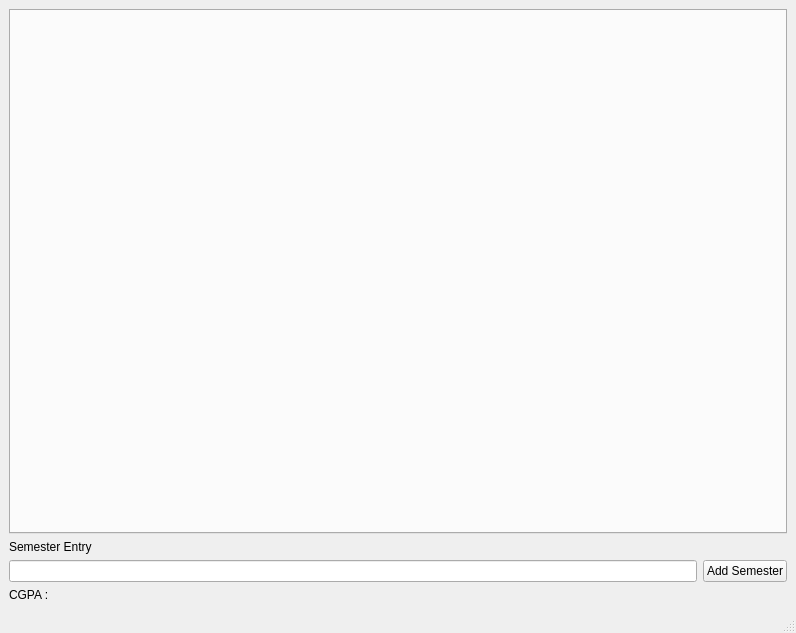
<?xml version="1.0" encoding="UTF-8"?>
<ui version="4.0">
 <class>MainWindow</class>
 <widget class="QMainWindow" name="MainWindow">
  <property name="geometry">
   <rect>
    <x>0</x>
    <y>0</y>
    <width>796</width>
    <height>633</height>
   </rect>
  </property>
  <property name="windowTitle">
   <string>MainWindow</string>
  </property>
  <widget class="QWidget" name="centralwidget">
   <layout class="QVBoxLayout" name="verticalLayout_2">
    <item>
     <layout class="QVBoxLayout" name="verticalLayout">
      <item>
       <widget class="QTabWidget" name="tabWidgetSemester">
        <property name="currentIndex">
         <number>-1</number>
        </property>
        <property name="tabsClosable">
         <bool>true</bool>
        </property>
       </widget>
      </item>
      <item>
       <widget class="QLabel" name="labelSemesterEntry">
        <property name="text">
         <string>Semester Entry</string>
        </property>
       </widget>
      </item>
      <item>
       <layout class="QHBoxLayout" name="horizontalLayout">
        <item>
         <widget class="QLineEdit" name="lineEditSemesterAdd"/>
        </item>
        <item>
         <widget class="QPushButton" name="pushButtonAddSemester">
          <property name="text">
           <string>Add Semester</string>
          </property>
         </widget>
        </item>
       </layout>
      </item>
     </layout>
    </item>
    <item>
     <widget class="QLabel" name="labelCGPA">
      <property name="text">
       <string>CGPA : </string>
      </property>
     </widget>
    </item>
   </layout>
  </widget>
  <widget class="QMenuBar" name="menubar">
   <property name="geometry">
    <rect>
     <x>0</x>
     <y>0</y>
     <width>796</width>
     <height>21</height>
    </rect>
   </property>
  </widget>
  <widget class="QStatusBar" name="statusbar"/>
 </widget>
 <resources/>
 <connections/>
</ui>
